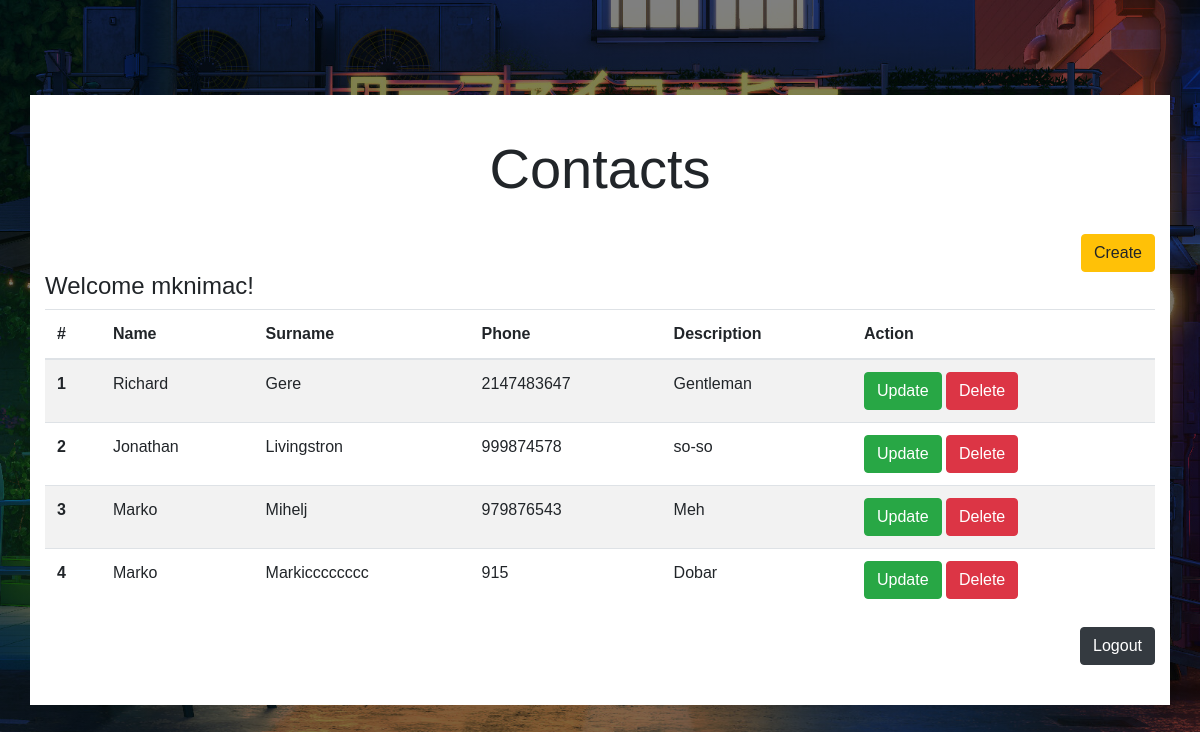
Screenshot of /site.php (signed in) with the database file from the repository.
### tables this page shows
CREATE TABLE `contacts` (
  `id` int(11) NOT NULL,
  `name` varchar(255) NOT NULL,
  `surname` varchar(255) NOT NULL,
  `phone` int(25) NOT NULL,
  `description` varchar(255) NOT NULL,
  `username` varchar(25) DEFAULT NULL
);

### site.php (the view, shortened to what this page needs)
<?php
	include "connect.php";
	$sql = "SELECT * FROM contacts ORDER BY id DESC";
	$result = mysqli_query($connection, $sql);
?>
<!DOCTYPE html>
<html lang="en">
	<head>
		<link rel="stylesheet" type="text/css" href="style.css">
		<link rel="stylesheet" href="https://maxcdn.bootstrapcdn.com/bootstrap/4.0.0/css/bootstrap.min.css">
	</head>
	<body>
	<div class="container">
		<div class="box">
			<h4 class="display-4 text-center">Contacts</h4><br>
			<div class="link-right">
				<a href="add.php" class="btn btn-warning">Create</a>
			</div>
			<h4 class="link-left"><?php echo "Welcome " . $_SESSION['username'] . "!"; ?></h4>
			<?php if (mysqli_num_rows($result)) { ?>
			<table class="table table-striped">
			  <thead>
			    <tr>
			      <th scope="col">#</th>
			      <th scope="col">Name</th>
			      <th scope="col">Surname</th>
				  <th scope="col">Phone</th>
				  <th scope="col">Description</th>
			      <th scope="col">Action</th>
			    </tr>
			  </thead>
			  <tbody>
			  	<?php
			  	   $i = 0;
			  	   while($rows = mysqli_fetch_assoc($result)){
			  	   $i++;
			  	 ?>
			    <tr>
			      <th scope="row"><?=$i?></th>
			      <td><?=$rows['name']?></td>
			      <td><?php echo $rows['surname']; ?></td>
				  <td><?php echo $rows['phone']; ?></td>
				  <td><?php echo $rows['description']; ?></td>
			      <td><a href="edit.php?id=<?=$rows['id']?>"
			      	     class="btn btn-success">Update</a>
			      	  <a href="delete.php?id=<?=$rows['id']?>"
			      	     class="btn btn-danger">Delete</a>
			      </td>
			    </tr>
			    <?php } ?>
			  </tbody>
			</table>
			<?php } ?>
			<div class="link-right">
				<a class="btn btn-dark" href = "logout.php">Logout</a>
			</div>
	</div>
	</body>
</html>

### style.css (style rules this page uses)
* { margin: 0; padding: 0; box-sizing: border-box; font-family: 'Poppins', sans-serif; }
body { width: 100%; min-height: 100vh; background-image: linear-gradient(rgba(0,0,0,.5), rgba(0,0,0,.5)), url(background.jpg); background-position: center; background-size: cover; display: flex; justify-content: center; align-items: center; }
.container { width: 400px; min-height: 400px; background: #FFF; padding: 40px 30px; }
.link-right { display: flex; justify-content: flex-end; }

### rows the page displays
contacts: name "Richard", surname "Gere", phone "2147483647", description "Gentleman"
contacts: name "Jonathan", surname "Livingstron", phone "999874578", description "so-so"
contacts: name "Marko", surname "Mihelj", phone "979876543", description "Meh"
contacts: name "Marko", surname "Markicccccccc", phone "915", description "Dobar"

### other values shown
$_SESSION['username'] "mknimac"
